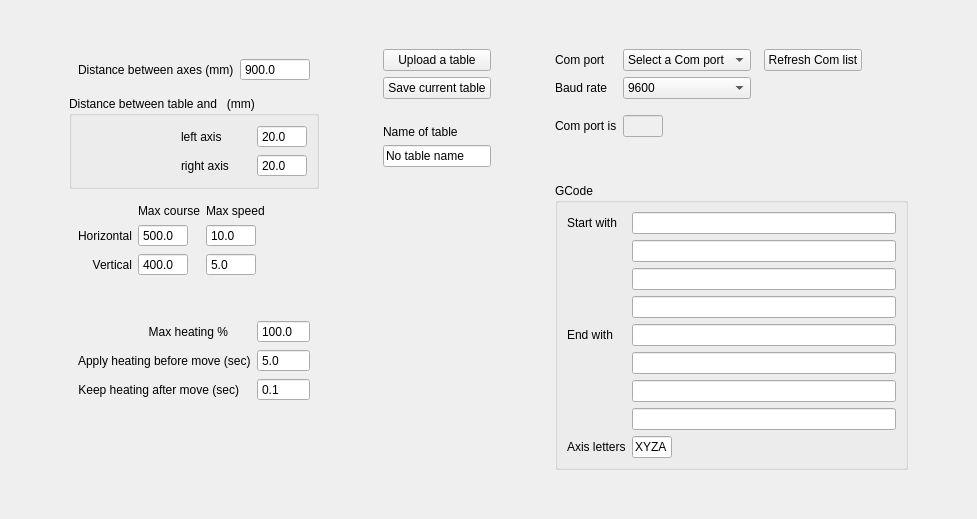
      <widget class="QWidget" name="tabTable">
       <attribute name="title">
        <string>Table</string>
       </attribute>
       <layout class="QVBoxLayout" name="verticalLayout_20">
        <item>
         <spacer name="verticalSpacer_11">
          <property name="orientation">
           <enum>Qt::Vertical</enum>
          </property>
          <property name="sizeType">
           <enum>QSizePolicy::Fixed</enum>
          </property>
          <property name="sizeHint" stdset="0">
           <size>
            <width>20</width>
            <height>20</height>
           </size>
          </property>
         </spacer>
        </item>
        <item>
         <widget class="QWidget" name="widget_21" native="true">
          <layout class="QHBoxLayout" name="horizontalLayout_11">
           <item>
            <spacer name="horizontalSpacer_17">
             <property name="orientation">
              <enum>Qt::Horizontal</enum>
             </property>
             <property name="sizeHint" stdset="0">
              <size>
               <width>40</width>
               <height>20</height>
              </size>
             </property>
            </spacer>
           </item>
           <item>
            <widget class="QWidget" name="widget_18" native="true">
             <property name="maximumSize">
              <size>
               <width>300</width>
               <height>16777215</height>
              </size>
             </property>
             <layout class="QVBoxLayout" name="verticalLayout_6">
              <item>
               <widget class="QWidget" name="widget_22" native="true">
                <layout class="QFormLayout" name="formLayout_16">
                 <item row="0" column="0">
                  <widget class="QLabel" name="label_57">
                   <property name="text">
                    <string>Distance between axes (mm)</string>
                   </property>
                  </widget>
                 </item>
                 <item row="0" column="1">
                  <widget class="QDoubleSpinBox" name="tableYY">
                   <property name="minimumSize">
                    <size>
                     <width>70</width>
                     <height>0</height>
                    </size>
                   </property>
                   <property name="maximumSize">
                    <size>
                     <width>70</width>
                     <height>16777215</height>
                    </size>
                   </property>
                   <property name="buttonSymbols">
                    <enum>QAbstractSpinBox::NoButtons</enum>
                   </property>
                   <property name="decimals">
                    <number>1</number>
                   </property>
                   <property name="minimum">
                    <double>1.000000000000000</double>
                   </property>
                   <property name="maximum">
                    <double>1500.000000000000000</double>
                   </property>
                   <property name="value">
                    <double>900.000000000000000</double>
                   </property>
                  </widget>
                 </item>
                </layout>
               </widget>
              </item>
              <item>
               <widget class="QGroupBox" name="groupBox_18">
                <property name="title">
                 <string>Distance between table and   (mm)</string>
                </property>
                <layout class="QGridLayout" name="gridLayout_7">
                 <item row="1" column="2">
                  <widget class="QDoubleSpinBox" name="tableYD">
                   <property name="minimumSize">
                    <size>
                     <width>50</width>
                     <height>0</height>
                    </size>
                   </property>
                   <property name="maximumSize">
                    <size>
                     <width>50</width>
                     <height>16777215</height>
                    </size>
                   </property>
                   <property name="buttonSymbols">
                    <enum>QAbstractSpinBox::NoButtons</enum>
                   </property>
                   <property name="decimals">
                    <number>1</number>
                   </property>
                   <property name="minimum">
                    <double>1.000000000000000</double>
                   </property>
                   <property name="maximum">
                    <double>200.000000000000000</double>
                   </property>
                   <property name="value">
                    <double>20.000000000000000</double>
                   </property>
                  </widget>
                 </item>
                 <item row="0" column="2">
                  <widget class="QDoubleSpinBox" name="tableYG">
                   <property name="minimumSize">
                    <size>
                     <width>50</width>
                     <height>0</height>
                    </size>
                   </property>
                   <property name="maximumSize">
                    <size>
                     <width>50</width>
                     <height>16777215</height>
                    </size>
                   </property>
                   <property name="buttonSymbols">
                    <enum>QAbstractSpinBox::NoButtons</enum>
                   </property>
                   <property name="decimals">
                    <number>1</number>
                   </property>
                   <property name="minimum">
                    <double>1.000000000000000</double>
                   </property>
                   <property name="maximum">
                    <double>200.000000000000000</double>
                   </property>
                   <property name="value">
                    <double>20.000000000000000</double>
                   </property>
                  </widget>
                 </item>
                 <item row="1" column="1">
                  <widget class="QLabel" name="label_59">
                   <property name="text">
                    <string>right axis</string>
                   </property>
                  </widget>
                 </item>
                 <item row="0" column="1">
                  <widget class="QLabel" name="label_58">
                   <property name="text">
                    <string>left axis</string>
                   </property>
                  </widget>
                 </item>
                 <item row="0" column="0">
                  <spacer name="horizontalSpacer_6">
                   <property name="orientation">
                    <enum>Qt::Horizontal</enum>
                   </property>
                   <property name="sizeType">
                    <enum>QSizePolicy::Fixed</enum>
                   </property>
                   <property name="sizeHint" stdset="0">
                    <size>
                     <width>100</width>
                     <height>20</height>
                    </size>
                   </property>
                  </spacer>
                 </item>
                </layout>
               </widget>
              </item>
              <item>
               <widget class="QWidget" name="widget_19" native="true">
                <layout class="QGridLayout" name="gridLayout_8">
                 <item row="2" column="1">
                  <widget class="QDoubleSpinBox" name="cMaxZ">
                   <property name="maximumSize">
                    <size>
                     <width>50</width>
                     <height>16777215</height>
                    </size>
                   </property>
                   <property name="buttonSymbols">
                    <enum>QAbstractSpinBox::NoButtons</enum>
                   </property>
                   <property name="decimals">
                    <number>1</number>
                   </property>
                   <property name="minimum">
                    <double>1.000000000000000</double>
                   </property>
                   <property name="maximum">
                    <double>500.000000000000000</double>
                   </property>
                   <property name="value">
                    <double>400.000000000000000</double>
                   </property>
                  </widget>
                 </item>
                 <item row="2" column="2">
                  <widget class="QDoubleSpinBox" name="vMaxZ">
                   <property name="maximumSize">
                    <size>
                     <width>50</width>
                     <height>16777215</height>
                    </size>
                   </property>
                   <property name="buttonSymbols">
                    <enum>QAbstractSpinBox::NoButtons</enum>
                   </property>
                   <property name="decimals">
                    <number>1</number>
                   </property>
                   <property name="minimum">
                    <double>0.100000000000000</double>
                   </property>
                   <property name="value">
                    <double>5.000000000000000</double>
                   </property>
                  </widget>
                 </item>
                 <item row="2" column="0">
                  <widget class="QLabel" name="label_61">
                   <property name="text">
                    <string>Vertical</string>
                   </property>
                   <property name="alignment">
                    <set>Qt::AlignRight|Qt::AlignTrailing|Qt::AlignVCenter</set>
                   </property>
                  </widget>
                 </item>
                 <item row="0" column="2">
                  <widget class="QLabel" name="label_65">
                   <property name="text">
                    <string>Max speed</string>
                   </property>
                  </widget>
                 </item>
                 <item row="1" column="1">
                  <widget class="QDoubleSpinBox" name="cMaxY">
                   <property name="maximumSize">
                    <size>
                     <width>50</width>
                     <height>16777215</height>
                    </size>
                   </property>
                   <property name="buttonSymbols">
                    <enum>QAbstractSpinBox::NoButtons</enum>
                   </property>
                   <property name="decimals">
                    <number>1</number>
                   </property>
                   <property name="minimum">
                    <double>1.000000000000000</double>
                   </property>
                   <property name="maximum">
                    <double>1000.000000000000000</double>
                   </property>
                   <property name="value">
                    <double>500.000000000000000</double>
                   </property>
                  </widget>
                 </item>
                 <item row="1" column="2">
                  <widget class="QDoubleSpinBox" name="vMaxY">
                   <property name="maximumSize">
                    <size>
                     <width>50</width>
                     <height>16777215</height>
                    </size>
                   </property>
                   <property name="buttonSymbols">
                    <enum>QAbstractSpinBox::NoButtons</enum>
                   </property>
                   <property name="decimals">
                    <number>1</number>
                   </property>
                   <property name="minimum">
                    <double>1.000000000000000</double>
                   </property>
                   <property name="value">
                    <double>10.000000000000000</double>
                   </property>
                  </widget>
                 </item>
                 <item row="0" column="1">
                  <widget class="QLabel" name="label_64">
                   <property name="text">
                    <string>Max course</string>
                   </property>
                  </widget>
                 </item>
                 <item row="1" column="0">
                  <widget class="QLabel" name="label_60">
                   <property name="text">
                    <string>Horizontal</string>
                   </property>
                   <property name="alignment">
                    <set>Qt::AlignRight|Qt::AlignTrailing|Qt::AlignVCenter</set>
                   </property>
                  </widget>
                 </item>
                 <item row="1" column="3">
                  <spacer name="horizontalSpacer_10">
                   <property name="orientation">
                    <enum>Qt::Horizontal</enum>
                   </property>
                   <property name="sizeHint" stdset="0">
                    <size>
                     <width>40</width>
                     <height>20</height>
                    </size>
                   </property>
                  </spacer>
                 </item>
                </layout>
               </widget>
              </item>
              <item>
               <spacer name="verticalSpacer_19">
                <property name="orientation">
                 <enum>Qt::Vertical</enum>
                </property>
                <property name="sizeType">
                 <enum>QSizePolicy::Fixed</enum>
                </property>
                <property name="sizeHint" stdset="0">
                 <size>
                  <width>20</width>
                  <height>20</height>
                 </size>
                </property>
               </spacer>
              </item>
              <item>
               <widget class="QWidget" name="widget_23" native="true">
                <layout class="QFormLayout" name="formLayout_17">
                 <item row="1" column="0">
                  <widget class="QLabel" name="label_8">
                   <property name="text">
                    <string>Apply heating before move (sec)</string>
                   </property>
                  </widget>
                 </item>
                 <item row="2" column="0">
                  <widget class="QLabel" name="label_68">
                   <property name="minimumSize">
                    <size>
                     <width>150</width>
                     <height>0</height>
                    </size>
                   </property>
                   <property name="text">
                    <string>Keep heating after move (sec)</string>
                   </property>
                   <property name="alignment">
                    <set>Qt::AlignRight|Qt::AlignTrailing|Qt::AlignVCenter</set>
                   </property>
                  </widget>
                 </item>
                 <item row="0" column="0">
                  <widget class="QLabel" name="label_69">
                   <property name="minimumSize">
                    <size>
                     <width>150</width>
                     <height>0</height>
                    </size>
                   </property>
                   <property name="text">
                    <string>Max heating %</string>
                   </property>
                   <property name="alignment">
                    <set>Qt::AlignRight|Qt::AlignTrailing|Qt::AlignVCenter</set>
                   </property>
                  </widget>
                 </item>
                 <item row="1" column="1">
                  <widget class="QDoubleSpinBox" name="tPreHeat">
                   <property name="buttonSymbols">
                    <enum>QAbstractSpinBox::NoButtons</enum>
                   </property>
                   <property name="decimals">
                    <number>1</number>
                   </property>
                   <property name="minimum">
                    <double>0.100000000000000</double>
                   </property>
                   <property name="maximum">
                    <double>20.000000000000000</double>
                   </property>
                   <property name="value">
                    <double>5.000000000000000</double>
                   </property>
                  </widget>
                 </item>
                 <item row="2" column="1">
                  <widget class="QDoubleSpinBox" name="tPostHeat">
                   <property name="buttonSymbols">
                    <enum>QAbstractSpinBox::NoButtons</enum>
                   </property>
                   <property name="decimals">
                    <number>1</number>
                   </property>
                   <property name="minimum">
                    <double>0.100000000000000</double>
                   </property>
                  </widget>
                 </item>
                 <item row="0" column="1">
                  <widget class="QDoubleSpinBox" name="tHeatingMax">
                   <property name="buttonSymbols">
                    <enum>QAbstractSpinBox::NoButtons</enum>
                   </property>
                   <property name="decimals">
                    <number>1</number>
                   </property>
                   <property name="value">
                    <double>100.000000000000000</double>
                   </property>
                  </widget>
                 </item>
                </layout>
               </widget>
              </item>
              <item>
               <spacer name="verticalSpacer_20">
                <property name="orientation">
                 <enum>Qt::Vertical</enum>
                </property>
                <property name="sizeHint" stdset="0">
                 <size>
                  <width>20</width>
                  <height>40</height>
                 </size>
                </property>
               </spacer>
              </item>
             </layout>
            </widget>
           </item>
           <item>
            <spacer name="horizontalSpacer_16">
             <property name="orientation">
              <enum>Qt::Horizontal</enum>
             </property>
             <property name="sizeHint" stdset="0">
              <size>
               <width>40</width>
               <height>20</height>
              </size>
             </property>
            </spacer>
           </item>
           <item>
            <widget class="QWidget" name="widget_17" native="true">
             <layout class="QVBoxLayout" name="verticalLayout_21">
              <item>
               <widget class="QPushButton" name="pbUploadTable">
                <property name="text">
                 <string>Upload a table</string>
                </property>
               </widget>
              </item>
              <item>
               <widget class="QPushButton" name="pbSaveTable">
                <property name="text">
                 <string>Save current table</string>
                </property>
               </widget>
              </item>
              <item>
               <spacer name="verticalSpacer_18">
                <property name="orientation">
                 <enum>Qt::Vertical</enum>
                </property>
                <property name="sizeType">
                 <enum>QSizePolicy::Fixed</enum>
                </property>
                <property name="sizeHint" stdset="0">
                 <size>
                  <width>20</width>
                  <height>20</height>
                 </size>
                </property>
               </spacer>
              </item>
              <item>
               <widget class="QLabel" name="label_56">
                <property name="text">
                 <string>Name of table</string>
                </property>
               </widget>
              </item>
              <item>
               <widget class="QLineEdit" name="tName">
                <property name="text">
                 <string>No table name</string>
                </property>
               </widget>
              </item>
              <item>
               <spacer name="verticalSpacer_17">
                <property name="orientation">
                 <enum>Qt::Vertical</enum>
                </property>
                <property name="sizeHint" stdset="0">
                 <size>
                  <width>20</width>
                  <height>40</height>
                 </size>
                </property>
               </spacer>
              </item>
             </layout>
            </widget>
           </item>
           <item>
            <spacer name="horizontalSpacer_15">
             <property name="orientation">
              <enum>Qt::Horizontal</enum>
             </property>
             <property name="sizeHint" stdset="0">
              <size>
               <width>40</width>
               <height>20</height>
              </size>
             </property>
            </spacer>
           </item>
           <item>
            <widget class="QWidget" name="widget_20" native="true">
             <layout class="QGridLayout" name="gridLayout_9">
              <item row="1" column="0">
               <widget class="QLabel" name="label_63">
                <property name="text">
                 <string>Baud rate</string>
                </property>
               </widget>
              </item>
              <item row="0" column="1">
               <widget class="QComboBox" name="tComPort">
                <property name="minimumSize">
                 <size>
                  <width>120</width>
                  <height>0</height>
                 </size>
                </property>
                <property name="editable">
                 <bool>false</bool>
                </property>
                <property name="currentText">
                 <string>Select a Com port</string>
                </property>
                <item>
                 <property name="text">
                  <string>Select a Com port</string>
                 </property>
                </item>
                <item>
                 <property name="text">
                  <string>COM5</string>
                 </property>
                </item>
               </widget>
              </item>
              <item row="0" column="4">
               <spacer name="horizontalSpacer_12">
                <property name="orientation">
                 <enum>Qt::Horizontal</enum>
                </property>
                <property name="sizeHint" stdset="0">
                 <size>
                  <width>40</width>
                  <height>20</height>
                 </size>
                </property>
               </spacer>
              </item>
              <item row="0" column="2">
               <spacer name="horizontalSpacer_11">
                <property name="orientation">
                 <enum>Qt::Horizontal</enum>
                </property>
                <property name="sizeType">
                 <enum>QSizePolicy::Fixed</enum>
                </property>
                <property name="sizeHint" stdset="0">
                 <size>
                  <width>1</width>
                  <height>20</height>
                 </size>
                </property>
               </spacer>
              </item>
              <item row="3" column="1">
               <widget class="QLineEdit" name="connected">
                <property name="enabled">
                 <bool>false</bool>
                </property>
                <property name="maximumSize">
                 <size>
                  <width>40</width>
                  <height>16777215</height>
                 </size>
                </property>
               </widget>
              </item>
              <item row="0" column="3">
               <widget class="QPushButton" name="pbRefreshComList">
                <property name="text">
                 <string>Refresh Com list</string>
                </property>
               </widget>
              </item>
              <item row="3" column="0">
               <widget class="QLabel" name="label_66">
                <property name="text">
                 <string>Com port is</string>
                </property>
               </widget>
              </item>
              <item row="0" column="0">
               <widget class="QLabel" name="label_62">
                <property name="text">
                 <string>Com port</string>
                </property>
               </widget>
              </item>
              <item row="1" column="1">
               <widget class="QComboBox" name="tBaudrate">
                <property name="editable">
                 <bool>false</bool>
                </property>
                <property name="currentText">
                 <string notr="true">9600</string>
                </property>
                <item>
                 <property name="text">
                  <string>9600</string>
                 </property>
                </item>
                <item>
                 <property name="text">
                  <string>19200</string>
                 </property>
                </item>
                <item>
                 <property name="text">
                  <string>38400</string>
                 </property>
                </item>
                <item>
                 <property name="text">
                  <string>57600</string>
                 </property>
                </item>
                <item>
                 <property name="text">
                  <string>115200</string>
                 </property>
                </item>
               </widget>
              </item>
              <item row="4" column="1">
               <spacer name="verticalSpacer_13">
                <property name="orientation">
                 <enum>Qt::Vertical</enum>
                </property>
                <property name="sizeType">
                 <enum>QSizePolicy::Fixed</enum>
                </property>
                <property name="sizeHint" stdset="0">
                 <size>
                  <width>20</width>
                  <height>40</height>
                 </size>
                </property>
               </spacer>
              </item>
              <item row="2" column="1">
               <spacer name="verticalSpacer_14">
                <property name="orientation">
                 <enum>Qt::Vertical</enum>
                </property>
                <property name="sizeType">
                 <enum>QSizePolicy::Fixed</enum>
                </property>
                <property name="sizeHint" stdset="0">
                 <size>
                  <width>20</width>
                  <height>10</height>
                 </size>
                </property>
               </spacer>
              </item>
              <item row="5" column="0" colspan="5">
               <widget class="QGroupBox" name="groupBox_19">
                <property name="title">
                 <string>GCode</string>
                </property>
                <layout class="QFormLayout" name="formLayout_15">
                 <item row="0" column="0">
                  <widget class="QLabel" name="label_67">
                   <property name="text">
                    <string>Start with</string>
                   </property>
                  </widget>
                 </item>
                 <item row="0" column="1">
                  <widget class="QLineEdit" name="gCodeStart1"/>
                 </item>
                 <item row="1" column="1">
                  <widget class="QLineEdit" name="gCodeStart2"/>
                 </item>
                 <item row="2" column="1">
                  <widget class="QLineEdit" name="gCodeStart3"/>
                 </item>
                 <item row="3" column="1">
                  <widget class="QLineEdit" name="gCodeStart4"/>
                 </item>
                 <item row="4" column="0">
                  <widget class="QLabel" name="label_70">
                   <property name="text">
                    <string>End with</string>
                   </property>
                  </widget>
                 </item>
                 <item row="4" column="1">
                  <widget class="QLineEdit" name="gCodeEnd1"/>
                 </item>
                 <item row="6" column="1">
                  <widget class="QLineEdit" name="gCodeEnd3"/>
                 </item>
                 <item row="7" column="1">
                  <widget class="QLineEdit" name="gCodeEnd4"/>
                 </item>
                 <item row="8" column="0">
                  <widget class="QLabel" name="label_71">
                   <property name="text">
                    <string>Axis letters</string>
                   </property>
                  </widget>
                 </item>
                 <item row="8" column="1">
                  <widget class="QLineEdit" name="gCodeLetters">
                   <property name="maximumSize">
                    <size>
                     <width>40</width>
                     <height>16777215</height>
                    </size>
                   </property>
                   <property name="text">
                    <string>XYZA</string>
                   </property>
                  </widget>
                 </item>
                 <item row="5" column="1">
                  <widget class="QLineEdit" name="gCodeEnd2"/>
                 </item>
                </layout>
               </widget>
              </item>
             </layout>
            </widget>
           </item>
           <item>
            <spacer name="horizontalSpacer_18">
             <property name="orientation">
              <enum>Qt::Horizontal</enum>
             </property>
             <property name="sizeHint" stdset="0">
              <size>
               <width>40</width>
               <height>20</height>
              </size>
             </property>
            </spacer>
           </item>
          </layout>
         </widget>
        </item>
        <item>
         <spacer name="verticalSpacer_12">
          <property name="orientation">
           <enum>Qt::Vertical</enum>
          </property>
          <property name="sizeType">
           <enum>QSizePolicy::Fixed</enum>
          </property>
          <property name="sizeHint" stdset="0">
           <size>
            <width>20</width>
            <height>20</height>
           </size>
          </property>
         </spacer>
        </item>
       </layout>
      </widget>
